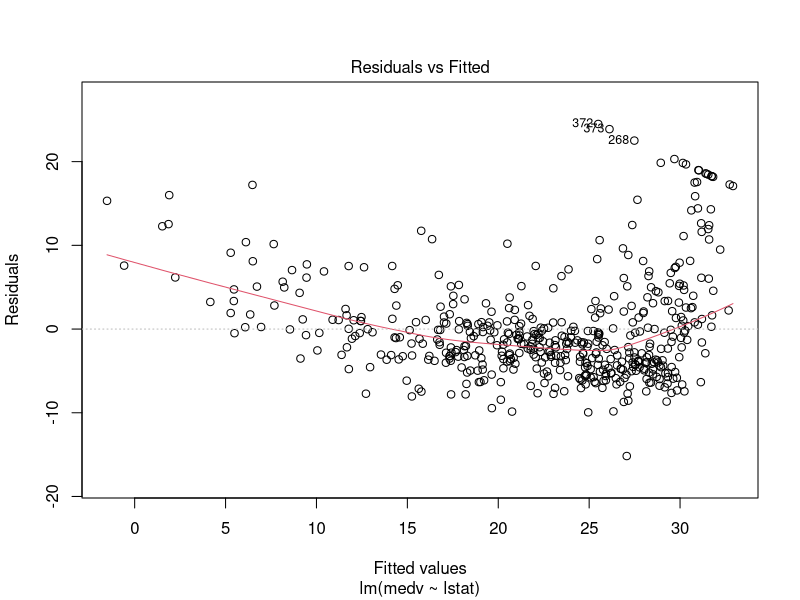
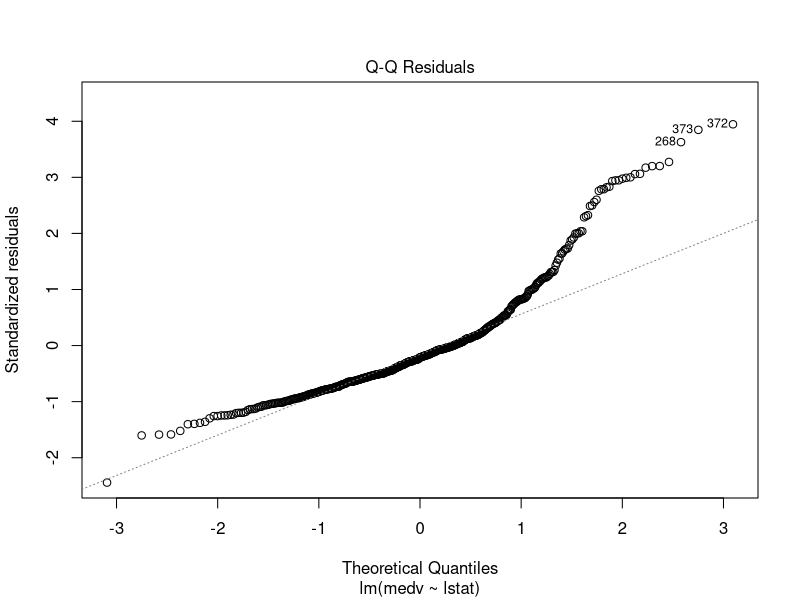
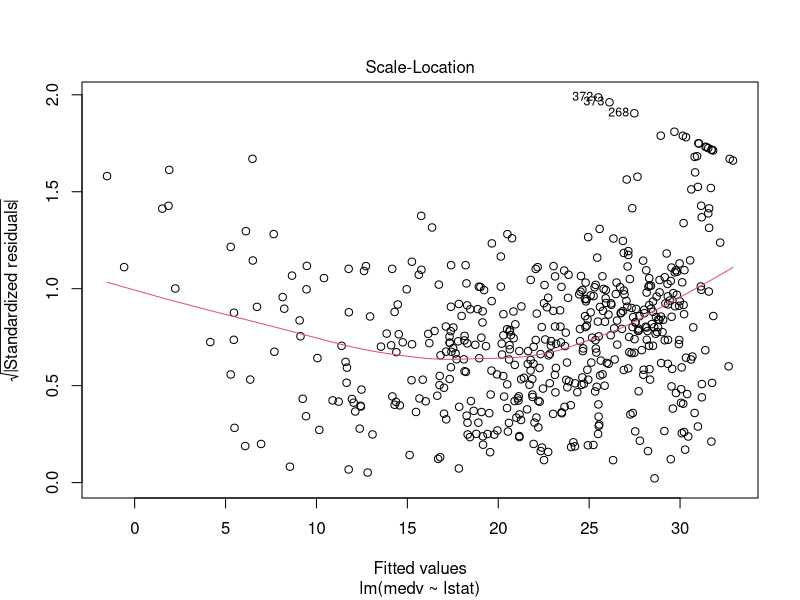
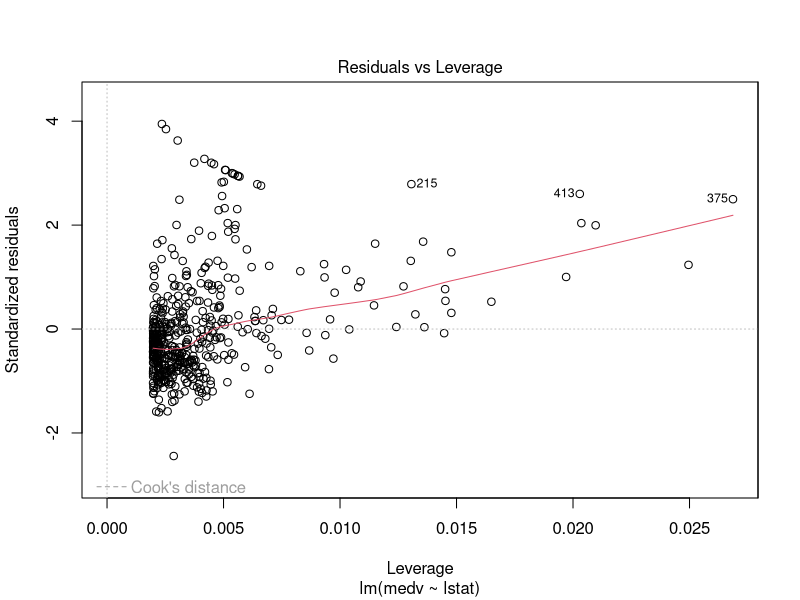
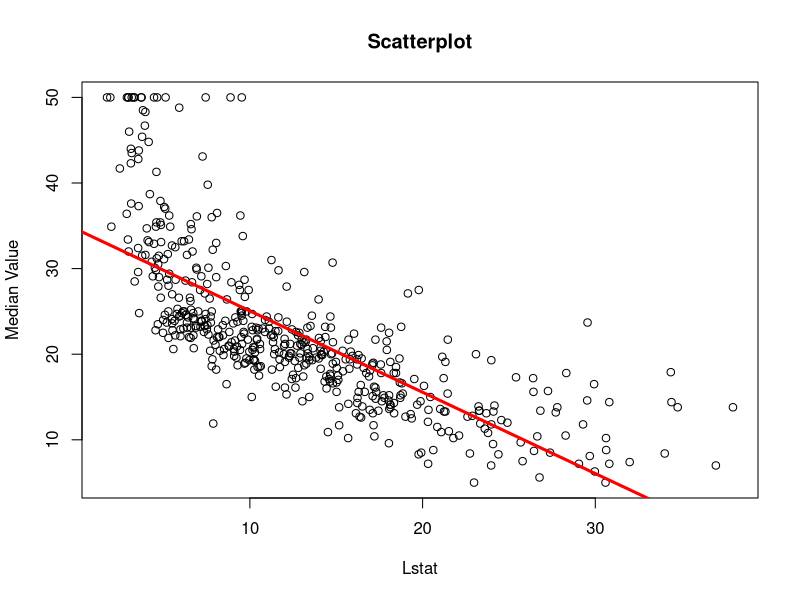
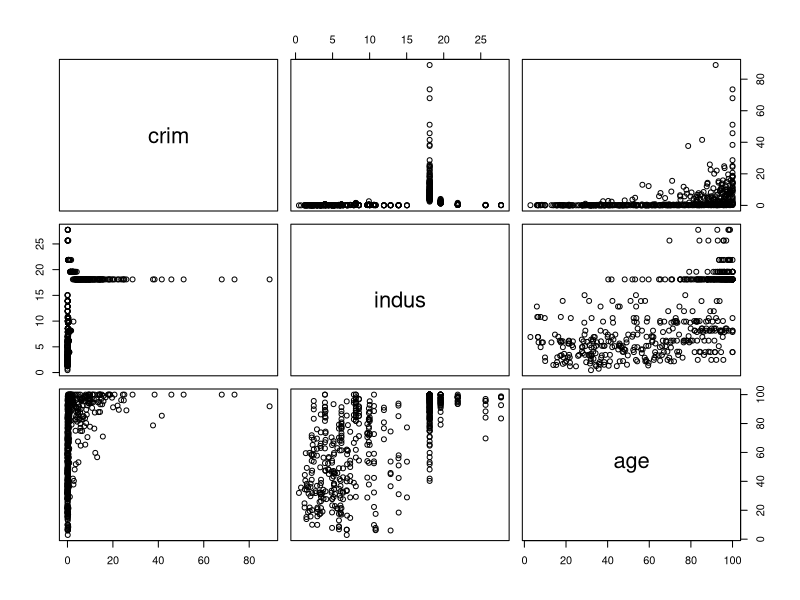

Generate these figures, in order, with R:

## Simple linear regression

library(MASS)
attach(Boston)

names(Boston)

lm.fit= lm(medv ~ lstat)
summary(lm.fit)

plot(lm.fit)

plot(lstat, medv, main = "Scatterplot", xlab = "Lstat", ylab = "Median Value")
abline(lm.fit, col="red", lwd=3)

## Multiple linear regression

pairs(Boston[c(1,3,7)])

lm.fit2=lm(medv ~ lstat+age)
summary(lm.fit2)

lm.fitAll=lm(medv ~ ., data = Boston)
summary(lm.fitAll)

lm.fit4=lm(medv ~ . - age, data= Boston)
summary(lm.fit4)

## Interaction term

lm.fit5= lm(medv~lstat*age)
summary(lm.fit5)

#Exclude age
lm.fit6= lm(medv~ lstat+lstat:age)
summary(lm.fit6)


## Adding non linear transformations of predictors

lm.fit7= lm(medv~ poly(lstat, 2))
summary(lm.fit7)

lm.fit8= lm(medv~ poly(lstat, 3))
summary(lm.fit8)